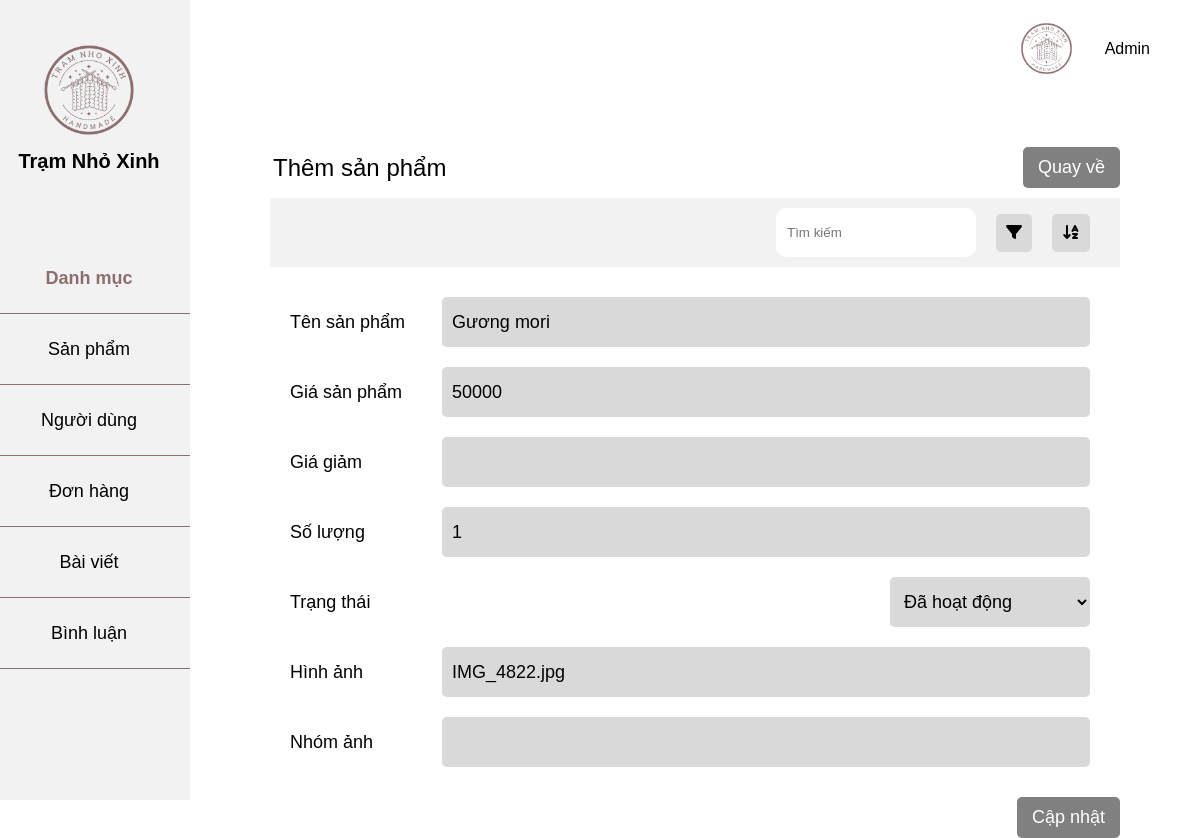
The app's page /admin/index.php?page=editpro&id=39, older data.
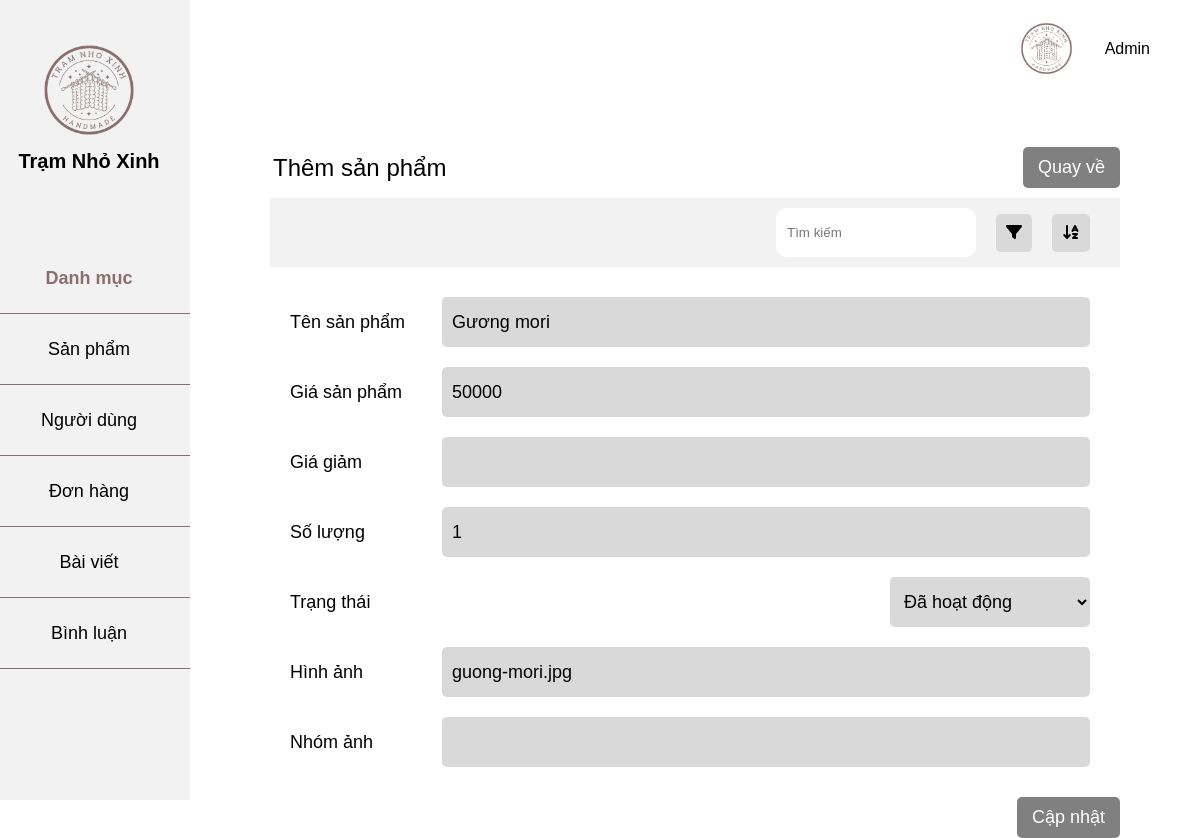
The same page, newer data.
### tables this page shows
CREATE TABLE `products` (
  `id` int(11) NOT NULL,
  `name` varchar(255) NOT NULL,
  `price` int(11) NOT NULL,
  `salePrice` int(11) DEFAULT NULL,
  `description` text DEFAULT NULL,
  `detail` text DEFAULT NULL,
  `image` varchar(255) NOT NULL,
  `listImages` text DEFAULT NULL,
  `color` varchar(255) DEFAULT NULL,
  `material` varchar(255) DEFAULT NULL,
  `quantity` int(11) NOT NULL,
  `status` tinyint(1) NOT NULL,
  `view` int(11) DEFAULT NULL,
  `idCate` int(11) NOT NULL
);

### app/model/database.php (called while the page is built, shortened)
<?php
class Database
{
    private $servername = "localhost";
    private $username = "root";
    private $password = "";
    private $dbname = "handmade_db";
    private $conn;
    function __construct()
    {
        try {
            $this->conn = new PDO("mysql:host=$this->servername;dbname=$this->dbname; charset=utf8", $this->username, $this->password);
            $this->conn->setAttribute(PDO::ATTR_ERRMODE, PDO::ERRMODE_EXCEPTION);
        } catch (PDOException $e) {
            echo "Connection failed: " . $e->getMessage();
        };
    }
    function query($sql, $param = [])
    {
        $this->stmt = $this->conn->prepare($sql);
        $this->stmt->execute($param);
        return $this->stmt;
    }
    public function getOne($sql)
    {
        $statement = $this->query($sql);
        return $statement->fetch(PDO::FETCH_ASSOC);
    }
}

### app/model/productModel.php (called while the page is built, shortened)
<?php
class ProductModel
{
    private $db;
    function __construct()
    {
        $this->db = new Database();
    }
    function getIdPro($id){
        if($id > 0 ){
            $sql =  "SELECT * FROM products WHERE id = $id";
            return $this->db->getOne($sql);
        }else{
            return null;
        }
    }
}

### admin/app/view/productEdit.php (the view, shortened to what this page needs)
<div class="main">
                    <div class="main-category">
                        <div class="main-danhmuc">
                            <p>Thêm sản phẩm</p>
                            <a href="?page=product">Quay về</a>
                        </div>
                        <div class="main-header">
                            <div class="right-main-header">
                                <input type="text" placeholder="Tìm kiếm">
                                <div class="filter"><i class="fa-solid fa-filter"></i></div>
                                <div class="sort"><i class="fa-solid fa-arrow-down-a-z"></i></div>
                            </div>
                        </div>
                    </div>
                    <form action="?page=updatepro" method="post" enctype="multipart/form-data">
                        <div class="main-product">
                        <?php extract($data['detail']);?>
                            <div class="category-main-product">
                                <label for="Tên danh mục">Tên sản phẩm</label>
                                <input type="text" value="<?= $name ?>" name="name">
                            </div>
                            <div class="category-main-product">
                                <label for="">Giá sản phẩm</label>
                                <input type="text" name="price" value="<?= $price ?>">
                            </div>
                            <div class="category-main-product">
                                <label for="">Giá giảm</label>
                                <input type="text" name="salePrice" value="<?= $salePrice?>">
                            </div>
                            <div class="category-main-product">
                                <label for="">Số lượng</label>
                                <input type="number" name="quantity" value="<?= $quantity?>">
                            </div>
                            <div class="category-main-product">
                                <label for="status">Trạng thái</label>
                                <select name="status" id="">
                                    <option class="status success" value="" <?= ($status === 1) ? 'selected' : ''?>>Đã hoạt động</option>
                                </select>
                            </div>
                            <div class="category-main-product">
                                <label for="">Hình ảnh</label>
                                <input type="text" value="<?= $image ?>">
                            </div>
                            <div class="category-main-product">
                                <label for="">Nhóm ảnh</label>
                                <input type="text" value="<?= $listImages ?>">
                            </div>
                        </div>
                        <div class="submit-main-product">
                            <button type="submit" name="submit">Cập nhật</button>
                        </div>
                    </form>
                </div>
            </div>
        </div>
    </div>
</body>
</html>

### admin/app/view/menu.php (shortened to what this page needs)
<!DOCTYPE html>
<html lang="en">
<head>
    <link rel="stylesheet" href="https://cdnjs.cloudflare.com/ajax/libs/font-awesome/6.6.0/css/all.min.css">
    <link rel="stylesheet" href="public/css/grid.css">
    <link rel="stylesheet" href="public/css/Admin.css">
</head>
<body>
    <div class="grid container">
        <div class="row">
            <div class="col l-2 st">
                <div class="category-menu">
                    <img src="public/image/logo.png" width="100px" height="100px">
                    <h2>Trạm Nhỏ Xinh</h2>
                    <ul>
                        <li><a href="index.php" style="color: #8D6E6E; font-weight: 600;">Danh mục</a></li>
                        <li><a href="?page=product">Sản phẩm</a></li>
                        <li><a href="../html/adminUser.html">Người dùng</a></li>
                        <li><a href="?page=order">Đơn hàng</a></li>
                        <li><a href="../html/adminPost.html">Bài viết</a></li>
                        <li><a href="../html/adminComment.html">Bình luận</a></li>
                    </ul>
                </div>
            </div>
            <div class="col l-10 ts">
                <div class="header-allpage">
                    <img src="public/image/logo.png" width="57px" height="57px">
                    <p>Admin</p>
                </div>

### admin/index.php (shortened to what this page needs)
<?php
require_once '../app/model/database.php';
require_once '../app/model/productModel.php';
require_once 'app/controller/adminProController.php';
require_once 'app/view/menu.php';
if (isset($_GET['page'])) {
    $page = $_GET['page'];
    switch ($page) {
        case 'editpro':
            $editpro = new ProAdminController();
            $editpro->viewEditPro();
            break;
    }
} else {
    $category = new CateAdminController();
    $category->viewCategory();
}

### admin/app/controller/adminProController.php (shortened to what this page needs)
<?php
    class ProAdminController{
        private $product;
        private $data;
        function __construct()
        {
            $this->product = new ProductModel();
        }
        function renderView($view, $data=null){
            $view = './app/view/' . $view .'.php';
            require_once $view;
        }
        function viewEditPro(){
            if(isset($_GET['id']) && ($_GET['id'] > 0)){
                $id = $_GET['id'];
                $this->data['detail'] = $this->product->getIdPro($id);
                $this->renderView('productEdit', $this->data);
            }else{
                $this->renderView('productEdit', $this->data);
            }
        }
    }

### admin/public/css/grid.css (style rules this page uses)
* { margin: 0; padding: 0; box-sizing: border-box; }
.grid { width: 100%; display: block; padding: 0; }
.row { display: flex; flex-wrap: wrap; margin-left: -4px; margin-right: -4px; }
.col { padding-left: 4px; padding-right: 4px; }
@media (min-width: 740px) { .row { margin-left: -8px; margin-right: -8px; } }
@media (min-width: 740px) { .col { padding-left: 8px; padding-right: 8px; } }
@media (min-width: 1113px) { .row { margin-left: -12px; margin-right: -12px; } }
@media (min-width: 1113px) { .col { padding-left: 12px; padding-right: 12px; } }
@media (min-width: 1113px) { .l-1, .l-2, .l-2-4, .l-3, .l-4, .l-5, .l-6, .l-7, .l-8, .l-9, .l-10, .l-11, .l-12 { display: block; } }
@media (min-width: 1113px) { .l-2 { flex: 0 0 16.66667%; max-width: 16.66667%; } }
@media (min-width: 1113px) { .l-10 { flex: 0 0 83.33333%; max-width: 83.33333%; } }

### admin/public/css/Admin.css (style rules this page uses)
body { font-family: Arial; }
.container { max-width: 99%; }
.st { max-height: 1000px; background-color: #f2f2f2; padding: 0; }
.category-menu { max-height: 2000px; display: flex; flex-direction: column; align-items: center; text-align: center; }
.category-menu img { margin-top: 40px; }
.category-menu h2 { font-size: 20px; margin-top: 10px; }
.category-menu ul { list-style: none; padding: 0; margin-top: 70px; width: 100%; }
.category-menu ul li { line-height: 50px; padding: 10px 0; border-bottom: 1px solid #8D6e6e; text-align: center; width: 100%; font-size: 18px; }
.category-menu ul li a { text-decoration: none; color: black; }
.ts { height: 100vh; padding: 0; }
.header-allpage { padding: 20px; display: flex; justify-content: flex-end; align-items: center; }
.header-allpage p { margin: 0 30px; }
.main { margin: 50px 80px; height: auto; }
.main-category { display: grid; }
.main-danhmuc { display: flex; justify-content: space-between; align-items: center; }
.main-danhmuc p { font-size: 24px; margin: 3px; text-align: left; }
.main-danhmuc a { font-size: 18px; text-decoration: none; color: white; border-radius: 5px; background-color: #808080; padding: 10px 15px; }
.main-header { margin-top: 10px; display: flex; justify-content: space-between; background-color: #f2f2f2; height: 69px; }
.main-header .right-main-header { display: flex; align-items: center; justify-content: space-around; margin-left: auto; margin-right: 30px; }
.right-main-header input[type="text"] { margin-right: 20px; padding: 5px 10px; border-radius: 10px; border: 1px solid white; width: 200px; height: 49px; }
.right-main-header .filter { margin-right: 20px; background-color: #d9d9d9; padding: 10px; border-radius: 5px; }
.right-main-header .sort { background-color: #d9d9d9; padding: 10px; border-radius: 5px; }
.status { padding: 5px 10px; border-radius: 4px; color: #fff; }
.status.success { color: #5DD613; background-color: #F0FBF1; }
.main-product { margin: 20px; }
.category-main-product { display: flex; align-items: center; justify-content: space-between; }
.category-main-product label { font-size: 18px; }
.category-main-product option { margin: 10px; width: 80%; height: 50px; border-radius: 5px; background-color: #d9d9d9; border: none; }
.category-main-product input { margin: 10px; width: 80%; height: 50px; border-radius: 5px; font-size: 18px; background-color: #d9d9d9; border: none; padding: 0 10px; }
.category-main-product select { margin: 10px; width: 200px; height: 50px; border-radius: 5px; font-size: 18px; background-color: #d9d9d9; border: none; padding: 0 10px; }
.submit-main-product { width: 100%; display: flex; align-items: center; justify-content: right; }
button { font-size: 18px; text-decoration: none; color: white; background-color: #808080; border-radius: 5px; padding: 10px 15px; border: none; }

Row changes from the older to the newer data that the page shows:
changed products "Gương mori": image "IMG_4822.jpg" → "guong-mori.jpg"
